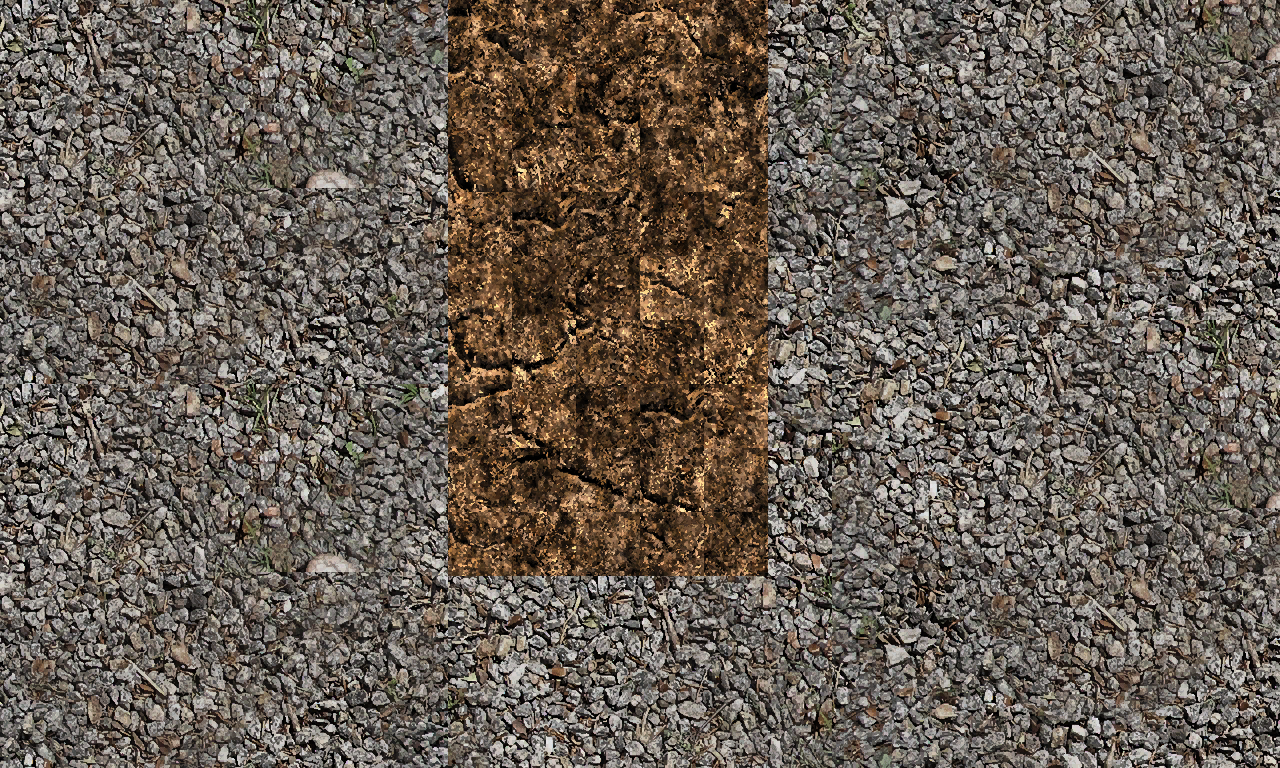

The image is a tile-based game level rendered from a .tmx file. Its description and complete source (layers, tilesets, objects, tile grids) follow:
An orthogonal 20x12 tile map with 64x64 px tiles, 1 tile layer (Tile Layer 1), 2 tilesets and 9 objects (4x wall, 3x rock, player, zone).

<map version="1.0" tiledversion="1.0.3" orientation="orthogonal" renderorder="right-down" width="20" height="12" tilewidth="64" tileheight="64" nextobjectid="12">
 <tileset firstgid="1" source="red rocks.tsx" />
 <tileset firstgid="257" source="grey rocks.tsx" />
 <layer name="Tile Layer 1" width="20" height="12">
  <data encoding="csv">
410,411,412,413,414,415,504,106,107,108,109,110,510,511,512,442,443,444,445,446,
426,427,428,429,430,431,432,93,25,101,22,71,378,456,457,458,459,460,461,462,
442,443,444,445,446,447,448,162,127,95,57,84,335,472,473,474,475,476,477,478,
458,459,460,461,462,463,464,111,105,137,150,181,487,488,489,490,491,492,493,494,
474,475,476,477,478,479,480,163,185,184,32,67,348,504,505,506,507,508,509,510,
490,491,492,493,494,495,496,34,60,93,146,48,317,408,409,410,411,412,413,414,
410,411,412,413,414,415,416,91,15,151,105,19,266,424,425,426,427,428,429,430,
426,427,428,429,430,431,432,13,9,10,142,40,392,440,441,442,443,444,445,446,
442,443,444,445,446,447,448,132,54,40,6,126,280,456,457,458,459,460,461,462,
458,459,460,461,462,463,464,408,409,410,411,412,413,472,473,474,475,476,477,478,
474,475,476,477,478,479,480,424,425,426,427,428,429,488,489,490,491,492,493,494,
490,491,492,493,494,495,496,440,441,442,443,444,445,504,505,506,507,508,509,510
</data>
 </layer>
 <objectgroup name="walls">
  <object id="1" name="wall" x="384" y="0" width="64" height="639" />
  <object id="2" name="wall" x="768" y="0" width="64" height="639" />
  <object id="3" name="wall" x="448" y="-63.5" width="320" height="64" />
  <object id="11" name="wall" x="450" y="575" width="320" height="64" />
 </objectgroup>
 <objectgroup name="gameObjects">
  <object id="6" name="player" x="589" y="478" width="32" height="32">
   <properties>
    <property name="labels" value="player" />
   </properties>
  </object>
  <object id="7" name="rock" x="660" y="374" width="22" height="20" />
  <object id="8" name="rock" x="566" y="255" width="22" height="20" />
  <object id="9" name="rock" x="599" y="306" width="22" height="20" />
  <object id="10" name="zone" x="459" y="14.5" width="300" height="23">
   <properties>
    <property name="labels" value="exit" />
   </properties>
  </object>
 </objectgroup>
</map>
